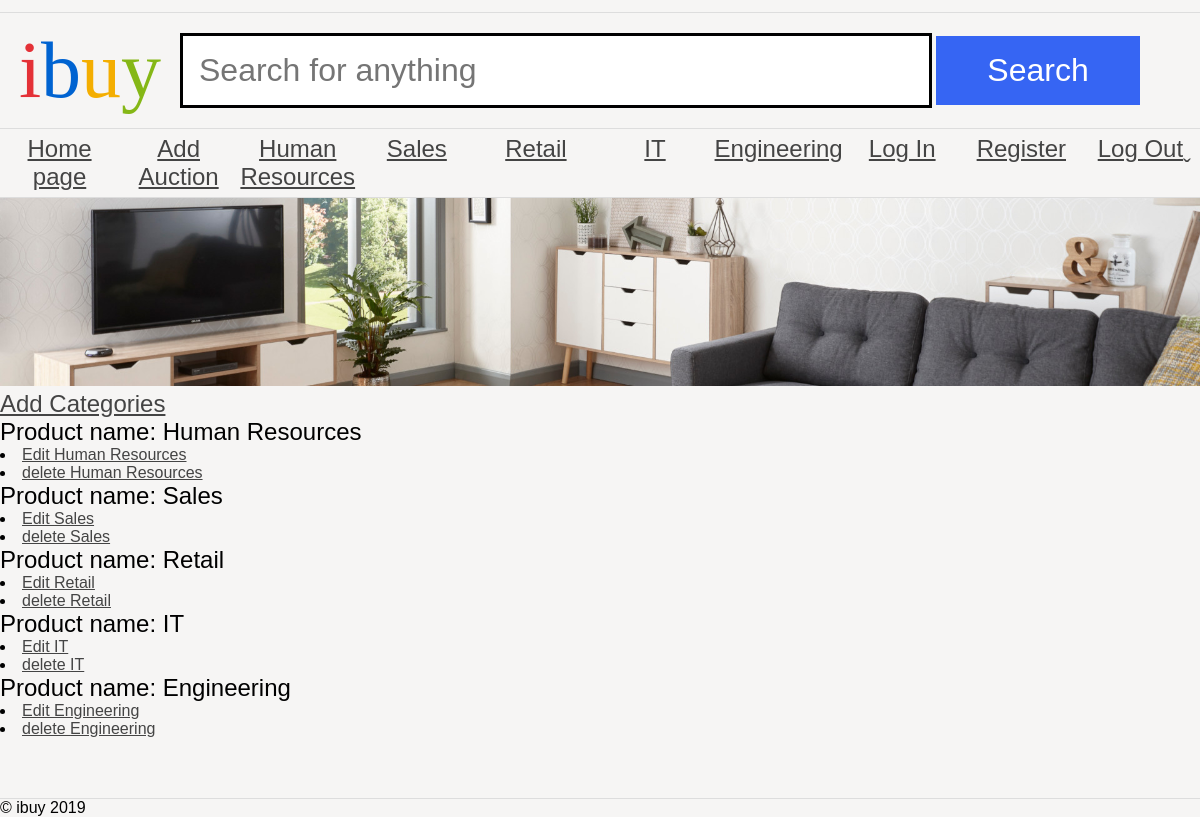
Page /as1/public/adminCategories.php (signed in) on the committed database.
### tables this page shows
CREATE TABLE `category` (
  `categoryID` int(11) NOT NULL AUTO_INCREMENT,
  `name` varchar(255) DEFAULT NULL,
  PRIMARY KEY (`categoryID`)
);

### as1/public/adminCategories.php (the view, shortened to what this page needs)
<?php
require '../header.php';
?>
<?php
echo '<h2> <a href="addCategory.php"> Add Categories</a> </h2>';
$server = 'mysql';
$username = 'student';
$password = 'student';
$schema = 'as1';
$pdo = new PDO('mysql:dbname=' . $schema . ';host=' . $server, $username, $password);
$stmt = $pdo->prepare('SELECT * FROM as1.category');
$stmt->execute();
foreach ($stmt as $row) {
    echo '<h2>Product name: ' . $row['name'] . '</h2>';
    echo '<li><a href="editCategory.php?categoryID=' . $row['categoryID'] . '">' . 'Edit ' . $row['name'] . '</a></li>';
    echo '<li><a href="deleteCategory.php?categoryID=' . $row['categoryID'] . '">' . 'delete ' . $row['name'] . '</a></li>';
}
?>
<?php
require '../footer.php';
?>

### as1/header.php (shortened to what this page needs)
<!DOCTYPE html>
<html>
<head>
    <link rel="stylesheet" href="ibuy.css" />
</head>
<body>
<header>
    <h1><span class="i">i</span><span class="b">b</span><span class="u">u</span><span class="y">y</span></h1>
    <form action="#">
        <input type="text" name="search" placeholder="Search for anything" />
        <input type="submit" name="submit" value="Search" />
    </form>
</header>
<nav>
    <ul>
        <li><a class="categoryLink" href="index.php">Home page</a></li>
<li><a class="categoryLink" href="addAuction.php">Add Auction</a></li>
        <?php
        $server = 'mysql';
        $username = 'student';
        $password = 'student';
        $schema = 'as1';
        $pdo = new PDO('mysql:dbname=' . $schema . ';host=' . $server, $username, $password);
        $stmt = $pdo->prepare('SELECT * FROM as1.category');
        $stmt->execute();
        foreach ($stmt as $row) {
            echo '<li><a class="categoryLink" href="viewCategory.php?categoryID=' . $row['categoryID'] . '">' . $row['name'] . '</a></li>';
        }
        if (isset($_SESSION['loggedin']) && $_SESSION['loggedin'] === true) {
            echo '<li><a class="categoryLink" href="logout.php">Log Out</a></li>';
        } else {
            echo '<li><a class="categoryLink" href="login.php">Log In</a></li>';
            echo '<li><a class="categoryLink" href="register.php">Register</a></li>';
        }
        if (isset($_SESSION['admin']) && $_SESSION['admin'] === true) {
            echo '<li><a class="categoryLink" href="logout.php">Log Out</a></li>';
        } else {
            echo '<li><a class="categoryLink" href="admin.php">Admin</a></li>';
        }
        ?>
    </ul>
</nav>
<img src="banners/1.jpg" alt="Banner" />

### as1/public/ibuy.css (style rules this page uses)
* { margin: 0; padding: 0; }
body { font-family: 'Oxygen-Regular', sans-serif; background-color: #f6f5f4; max-width: 100vw; overflow-x: hidden; }
h1, h2, h3, h4 { font-weight: normal; }
a, a:visited { color: #444; }
header { margin-top: 1vw; font-family: 'Univers-Light-Normal'; display: grid; grid-template-columns: 15% 85%; align-items: center; padding-top: 1vw; padding-bottom: 1vw; border-top: 1px solid #ddd; border-bottom: 1px solid #ddd; }
header h1 { text-align: center; font-size: 5em; }
form { display: block; }
header form input[type=text] { border: 3px solid black; font-size: 2em; padding: 0.5em; width: 70%; }
body > img { width: 100vw; }
header form input[type=submit] { background-color: #3665f3; color: white; width: 20%; font-size: 2em; padding: 0.5em; cursor: pointer; border: 0; }
header .i { color: #e43137; }
header .b { color: #0063d1; }
header .u { color: #f4ae01; }
header .y { color: #85b716; }
body > nav { border-bottom: 1px solid #ddd; }
body > nav ul li:last-child a:after { content: 'ˬ'; position: absolute; }
body > nav ul { display: flex; width: 100vw; list-style-type: none; }
body > nav ul li { flex: 1; }
body > nav ul li a { display: block; text-align: center; padding-top: 0.5vw; padding-bottom: 0.5vw; font-size: 1.5em; }

### rows in the picture
category: name "Human Resources"
category: name "Sales"
category: name "Retail"
category: name "IT"
category: name "Engineering"
